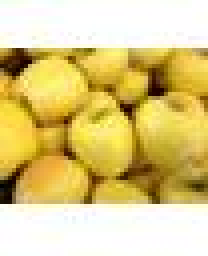
#> input picture fruits/apple/1067.jpg, 52 x 64 px (shown 4 times larger); its folder holds only this picture in this run
$ python fruitRecognition.py
#> lines starting #> are read from the running program, lines starting #| are printed output that depends on the picture
import os
import cv2
import numpy as np
from tqdm import tqdm
import matplotlib.pyplot as plt


class fruitification():

    """
    STEPS:
    1) Denote the file directory for Apples, Mangoes, Bananas, Grapes and Strawberries
    2) Label them with a dictionary. We'll use np.eye to handle the labelling into the training_data
    3) Training_data = []
    4) Count how many fruits for each Apples, Mangoes, etc...
    5) Shuffle the training_data
    6) Save it
    """

    # IMG_SIZE dictates the dimensions we wanna resize it into i.e. 50x50
    IMG_SIZE = 50

    # Directory of fruits
    AP = "fruits/apple"
    BN = "fruits/banana"
    GR = "fruits/grape"
    MG = "fruits/mango"
    ST = "fruits/strawberry"

    # Labels for fruits in numbers
    LABELS = {AP: 0, BN: 1, GR: 2, MG: 3, ST: 4}
    training_data = []
    counts = [0, 0, 0, 0, 0]

    def make_training_data(self):
        for label in self.LABELS:
            print(label)

            # Access the individual images inside each directory folder
            for f in tqdm(os.listdir(label)):
                try:
                    # Create the full path name here
                    path = os.path.join(label, f)
                    img = cv2.imread(path, cv2.IMREAD_GRAYSCALE)
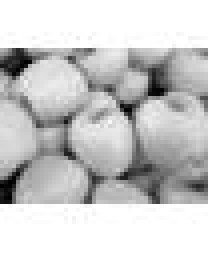
#> img: shape (64, 52) (shown 4 times larger); min 0, max 255, mean 200.9
                    img = cv2.resize(img, (self.IMG_SIZE, self.IMG_SIZE))
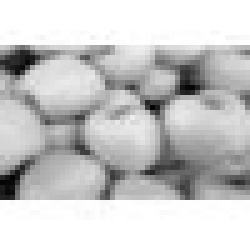
#> img: shape (50, 50) (shown 5 times larger); min 2, max 255, mean 200.5

                    # eye is identity matrix. self.LABELS[label] is just dictionary and key accessing
                    self.training_data.append(
                        [np.array(img), np.eye(5)[self.LABELS[label]]])

                    # Count each fruit
                    self.counts[self.LABELS[label]] += 1

                except:
                    pass

        # shuffling, cuz I heard it helps reduce the model from memorizing patterns
        np.random.shuffle(self.training_data)
        np.save("training_data.npy", self.training_data)
        print(len(self.training_data))

        # printing the count for each fruits
        for i in self.LABELS:
            print(i[7:], ":", self.counts[self.LABELS[i]])


def displayImage():
    training_data = np.load("training_data.npy", allow_pickle=True)

    # training_data[...][0] ==> the actual image in array format
    # training_data[...][1] ==> the label of image

    plt.imshow(training_data[1][0], cmap="gray")
    print(training_data[1][1])
    plt.show()


fds = fruitification()
print("Making...")
#> (the run stopped early here; a loop or call above may not have finished)
